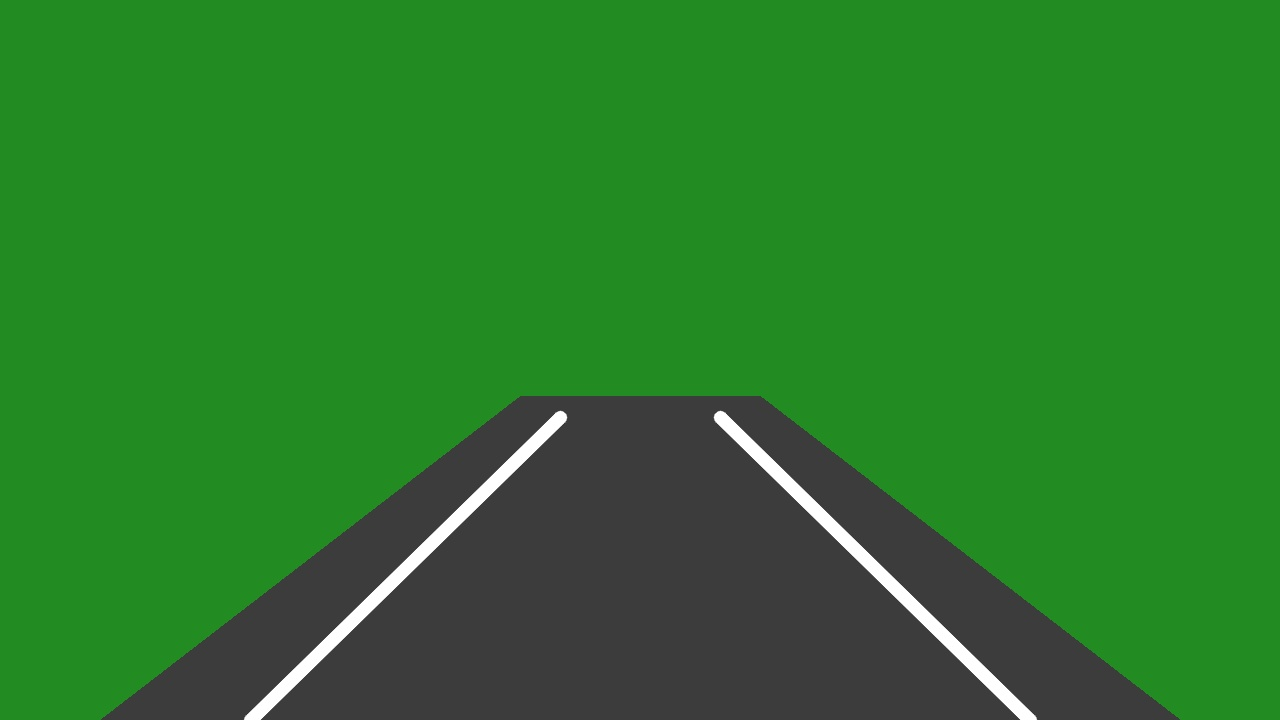
#> input picture data/sample/road.jpg, 1280 x 720 px
$ python -i preprocessor.py   (imports and definitions only)
#> lines starting #> are read from the running program, lines starting #| are printed output that depends on the picture; after the words box and inside, x2 and y2 are one past the last pixel; in counts of white or black regions, pixels touching at a corner belong together
### config.py
"""
Smart Road Lane Line Detection System — Global Configuration
=============================================================
All tunable parameters and constants for the CV pipeline,
Flask app, and evaluation modules.
"""

import os

# ─── Project Paths ─────────────────────────────────────────────────────────────
BASE_DIR = os.path.dirname(os.path.abspath(__file__))
DATA_DIR = os.path.join(BASE_DIR, "data")
OUTPUT_DIR = os.path.join(BASE_DIR, "output")
UPLOAD_DIR = os.path.join(BASE_DIR, "app", "static", "uploads")
PROCESSED_DIR = os.path.join(BASE_DIR, "app", "static", "processed")
SAMPLE_DIR = os.path.join(DATA_DIR, "sample")
REPORT_DIR = os.path.join(OUTPUT_DIR, "reports")

# Ensure directories exist
for d in [DATA_DIR, OUTPUT_DIR, UPLOAD_DIR, PROCESSED_DIR, SAMPLE_DIR,
          REPORT_DIR, os.path.join(OUTPUT_DIR, "images"),
          os.path.join(OUTPUT_DIR, "videos")]:
    os.makedirs(d, exist_ok=True)


# ─── Image Preprocessing ──────────────────────────────────────────────────────
GAUSSIAN_KERNEL_SIZE = 5          # Must be odd
CANNY_LOW_THRESHOLD = 50
CANNY_HIGH_THRESHOLD = 150
CLAHE_CLIP_LIMIT = 2.0
CLAHE_TILE_SIZE = (8, 8)


# ─── Region of Interest ───────────────────────────────────────────────────────
# ROI vertices as fractions of (width, height) — trapezoidal mask
# Format: [(x_frac, y_frac), ...] counter-clockwise from bottom-left
ROI_VERTICES_FRAC = [
    (0.05, 0.72),    # Bottom-left (at hood level to exclude dashboard)
    (0.40, 0.60),    # Top-left
    (0.60, 0.60),    # Top-right
    (0.95, 0.72),    # Bottom-right (at hood level to exclude dashboard)
]


# ─── Hough Line Transform ─────────────────────────────────────────────────────
HOUGH_RHO = 2                    # Distance resolution in pixels
HOUGH_THETA_DEGREES = 1          # Angle resolution in degrees
HOUGH_THRESHOLD = 50             # Minimum votes
HOUGH_MIN_LINE_LENGTH = 40       # Minimum line length in pixels
HOUGH_MAX_LINE_GAP = 150         # Maximum gap between segments


# ─── Lane Classification ──────────────────────────────────────────────────────
MIN_SLOPE = 0.3                  # Reject near-horizontal lines
MAX_SLOPE = 10.0                 # Reject near-vertical lines
LANE_EXTRAPOLATE_Y_TOP_FRAC = 0.60   # Extrapolate lanes up to this y-fraction
LANE_EXTRAPOLATE_Y_BOTTOM_FRAC = 0.72 # Extrapolate lanes down to the hood level
DASHBOARD_HOOD_Y_FRAC = 0.72          # Visual cutoff fraction for drawing overlays to exclude the hood
LANE_SMOOTHING_FACTOR = 0.7     # Exponential moving average alpha (0 = no smoothing, 1 = full history)


# ─── Lane Overlay Drawing ─────────────────────────────────────────────────────
LANE_LINE_COLOR = (0, 255, 0)    # Green (BGR)
LANE_LINE_THICKNESS = 8
LANE_FILL_COLOR = (180, 0, 180)  # Purple/Violet fill (BGR)
LANE_FILL_ALPHA = 0.35           # Transparency for lane fill polygon
WARNING_COLOR_SAFE = (0, 200, 0)       # Green
WARNING_COLOR_CAUTION = (0, 200, 255)  # Yellow/Orange
WARNING_COLOR_DANGER = (0, 0, 255)     # Red


# ─── Lane Departure Warning ───────────────────────────────────────────────────
DEPARTURE_THRESHOLD_CAUTION = 0.15   # Offset fraction for caution
DEPARTURE_THRESHOLD_DANGER = 0.30    # Offset fraction for danger


# ─── Curvature Estimation ─────────────────────────────────────────────────────
CURVATURE_POLY_DEGREE = 2         # Degree of polynomial for curve fitting
# Pixel-to-meter conversion factors (approximate for highway driving)
METERS_PER_PIXEL_Y = 30.0 / 720  # ~30 meters visible in 720px height
METERS_PER_PIXEL_X = 3.7 / 700   # ~3.7m lane width in ~700px


# ─── Flask App ─────────────────────────────────────────────────────────────────
FLASK_SECRET_KEY = "smart-lane-detection-2026"
FLASK_DEBUG = True
FLASK_HOST = "0.0.0.0"
FLASK_PORT = 5000
MAX_CONTENT_LENGTH = 100 * 1024 * 1024   # 100 MB max upload
ALLOWED_IMAGE_EXTENSIONS = {"png", "jpg", "jpeg", "bmp", "tiff"}
ALLOWED_VIDEO_EXTENSIONS = {"mp4", "avi", "mov", "mkv", "webm"}


# ─── Evaluation ────────────────────────────────────────────────────────────────
BENCHMARK_BRIGHTNESS_FACTORS = [0.5, 0.75, 1.0, 1.25, 1.5]
BENCHMARK_NOISE_LEVELS = [0, 10, 25, 50]
TARGET_FPS = 15  # Minimum acceptable FPS


# ─── Color Palette (for UI reference) ─────────────────────────────────────────
COLORS = {
    "primary_green": "#00C853",
    "primary_dark": "#009624",
    "accent_green": "#69F0AE",
    "white": "#FFFFFF",
    "off_white": "#F5F7FA",
    "dark_bg": "#0A1628",
    "dark_card": "#122240",
    "dark_surface": "#1A2D50",
    "text_primary": "#FFFFFF",
    "text_secondary": "#94A3B8",
    "success": "#00E676",
    "warning": "#FFD600",
    "danger": "#FF1744",
    "info": "#00B0FF",
}

### core/preprocessor.py
"""
Smart Lane Detection — Image Preprocessor
==========================================
Functions for converting frames to grayscale, applying Gaussian blur,
CLAHE adaptive histogram equalization, and Canny edge detection.
The `preprocess` function chains all steps into a single pipeline call.
"""

import os
import sys
import cv2
import numpy as np

sys.path.insert(0, os.path.join(os.path.dirname(__file__), '..'))
import config


def to_grayscale(frame):
    """Convert a BGR frame to grayscale.

    Parameters
    ----------
    frame : np.ndarray
        Input BGR image (H×W×3).

    Returns
    -------
    np.ndarray or None
        Single-channel grayscale image (H×W), or None if input is invalid.
    """
    if frame is None or not isinstance(frame, np.ndarray):
        return None
    # If already single-channel, return as-is
    if len(frame.shape) == 2:
        return frame.copy()
    if len(frame.shape) == 3 and frame.shape[2] == 1:
        return frame[:, :, 0].copy()
    return cv2.cvtColor(frame, cv2.COLOR_BGR2GRAY)


def apply_blur(frame, kernel_size=None):
    """Apply Gaussian blur to reduce noise.

    Parameters
    ----------
    frame : np.ndarray
        Input image (grayscale or color).
    kernel_size : int, optional
        Size of the Gaussian kernel (must be odd). Falls back to
        ``config.GAUSSIAN_KERNEL_SIZE``.

    Returns
    -------
    np.ndarray or None
        Blurred image, or None if input is invalid.
    """
    if frame is None or not isinstance(frame, np.ndarray):
        return None
    if kernel_size is None:
        kernel_size = config.GAUSSIAN_KERNEL_SIZE
    # Ensure kernel size is odd and positive
    kernel_size = max(1, kernel_size)
    if kernel_size % 2 == 0:
        kernel_size += 1
    return cv2.GaussianBlur(frame, (kernel_size, kernel_size), 0)


def detect_edges(frame, low=None, high=None):
    """Detect edges using the Canny algorithm.

    Parameters
    ----------
    frame : np.ndarray
        Input single-channel image (typically blurred grayscale).
    low : int, optional
        Lower hysteresis threshold. Defaults to ``config.CANNY_LOW_THRESHOLD``.
    high : int, optional
        Upper hysteresis threshold. Defaults to ``config.CANNY_HIGH_THRESHOLD``.

    Returns
    -------
    np.ndarray or None
        Binary edge map, or None if input is invalid.
    """
    if frame is None or not isinstance(frame, np.ndarray):
        return None
    if low is None:
        low = config.CANNY_LOW_THRESHOLD
    if high is None:
        high = config.CANNY_HIGH_THRESHOLD
    return cv2.Canny(frame, low, high)


def apply_clahe(frame):
    """Apply Contrast Limited Adaptive Histogram Equalization (CLAHE).

    CLAHE improves contrast in images with varying lighting conditions by
    operating on small tiles rather than the whole image.

    Parameters
    ----------
    frame : np.ndarray
        Single-channel grayscale image.

    Returns
    -------
    np.ndarray or None
        Enhanced grayscale image, or None if input is invalid.
    """
    if frame is None or not isinstance(frame, np.ndarray):
        return None
    # Ensure single-channel input
    if len(frame.shape) == 3:
        frame = cv2.cvtColor(frame, cv2.COLOR_BGR2GRAY)
    clahe = cv2.createCLAHE(
        clipLimit=config.CLAHE_CLIP_LIMIT,
        tileGridSize=config.CLAHE_TILE_SIZE,
    )
    return clahe.apply(frame)


def select_yellow_white(frame):
    """Create a mask to select white and yellow lane lines based on color thresholds.

    Parameters
    ----------
    frame : np.ndarray
        Input BGR image.

    Returns
    -------
    np.ndarray
        Binary mask selecting yellow and white pixels.
    """
    # Classify night driving: if average brightness is low, disable color mask to avoid headlight beam edges
    gray = cv2.cvtColor(frame, cv2.COLOR_BGR2GRAY)
    mean_brightness = np.mean(gray)
    if mean_brightness < 55.0:
        return np.zeros(gray.shape, dtype=np.uint8)

    # Convert BGR to HSV for yellow selection
    hsv = cv2.cvtColor(frame, cv2.COLOR_BGR2HSV)
    lower_yellow = np.array([15, 50, 80], dtype=np.uint8)
    upper_yellow = np.array([35, 255, 255], dtype=np.uint8)
    mask_yellow = cv2.inRange(hsv, lower_yellow, upper_yellow)

    # Convert BGR to HLS for white selection (L channel represents lightness)
    hls = cv2.cvtColor(frame, cv2.COLOR_BGR2HLS)
    lower_white = np.array([0, 190, 0], dtype=np.uint8)
    upper_white = np.array([255, 255, 255], dtype=np.uint8)
    mask_white = cv2.inRange(hls, lower_white, upper_white)

    return cv2.bitwise_or(mask_yellow, mask_white)


def preprocess(frame):
    """Full preprocessing pipeline: grayscale → Adaptive CLAHE → blur → Adaptive Canny + Color Mask edge boosting.

    Parameters
    ----------
    frame : np.ndarray
        Input BGR image (H×W×3).

    Returns
    -------
    tuple[np.ndarray, np.ndarray] or (None, None)
        ``(edges, enhanced_gray)`` where *edges* is the boosted Canny edge map
        and *enhanced_gray* is the CLAHE-enhanced grayscale image.
    """
    if frame is None or not isinstance(frame, np.ndarray):
        return None, None

    gray = to_grayscale(frame)
    if gray is None:
        return None, None

    # Calculate average brightness to adaptively tune preprocessor parameters for day vs night
    mean_brightness = np.mean(gray)
    is_night = mean_brightness < 55.0

    # 1. Contrast limited adaptive histogram equalization (CLAHE)
    if is_night:
        # Boost low-contrast details under headlight shadow regions at night
        clahe = cv2.createCLAHE(clipLimit=4.0, tileGridSize=config.CLAHE_TILE_SIZE)
        enhanced = clahe.apply(gray)
    else:
        enhanced = apply_clahe(gray)

    if enhanced is None:
        return None, None

    # 2. Gaussian Blur
    blurred = apply_blur(enhanced)
    if blurred is None:
        return None, None

    # 3. Canny Edge Detection
    if is_night:
        # Lower thresholds to pick up faint lane boundaries under shadows
        edges = detect_edges(blurred, low=40, high=100)
    else:
        edges = detect_edges(blurred)

    if edges is None:
        return None, None

    # 4. White & Yellow Color Edge Boosting (Daytime only)
    if not is_night:
        try:
            color_mask = select_yellow_white(frame)
            color_mask_blurred = cv2.GaussianBlur(color_mask, (5, 5), 0)
            color_edges = cv2.Canny(color_mask_blurred, 50, 150)
            edges = cv2.bitwise_or(edges, color_edges)
        except Exception:
            pass

    return edges, enhanced

>>> import cv2
>>> picture = cv2.imread('../data/sample/road.jpg')
#> picture is the input picture: shape (720, 1280, 3); mean B, G, R 42.5, 123.1, 42.5
>>> result = preprocess(picture)
#> in to_grayscale, `return cv2.cvtColor(frame, cv2.COLOR_BGR2GRAY)`:
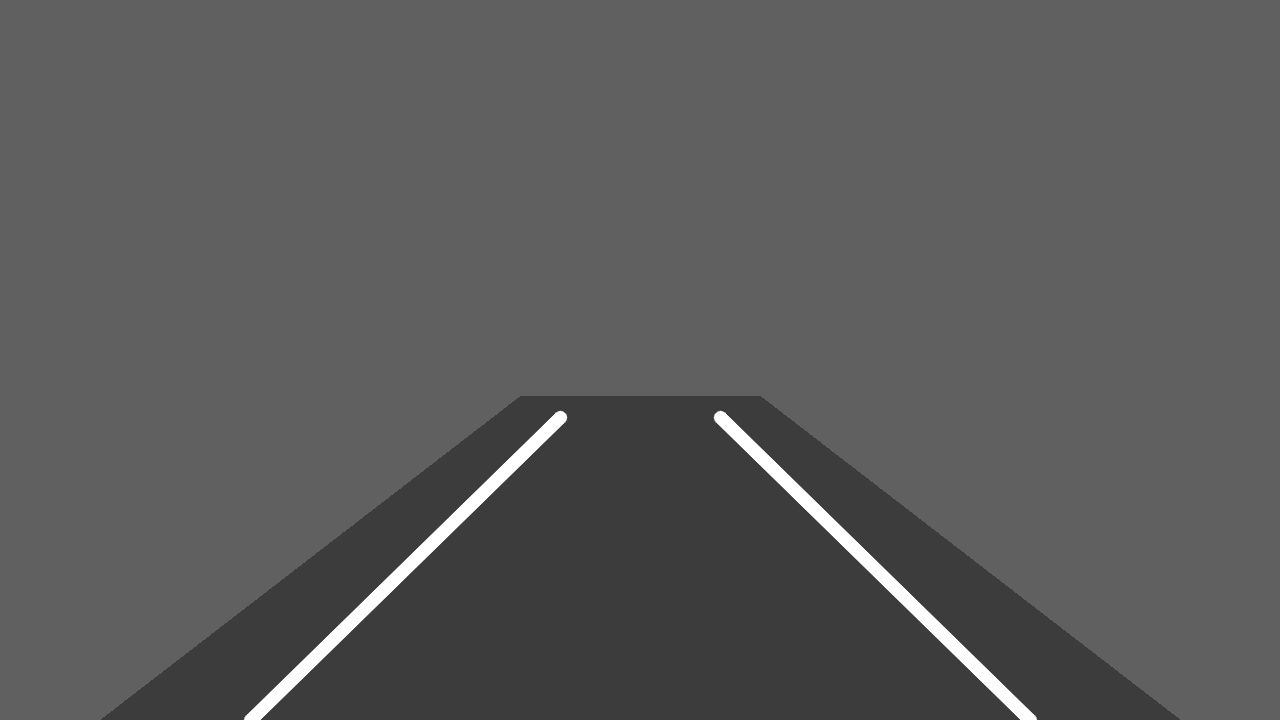
#> returned value: shape (720, 1280); min 52, max 255, mean 90.1
#> in preprocess, `mean_brightness = np.mean(gray)`: mean_brightness = 90.08
#> in preprocess, `is_night = mean_brightness < 55.0`: is_night = False
#> in detect_edges, `return cv2.Canny(frame, low, high)`:
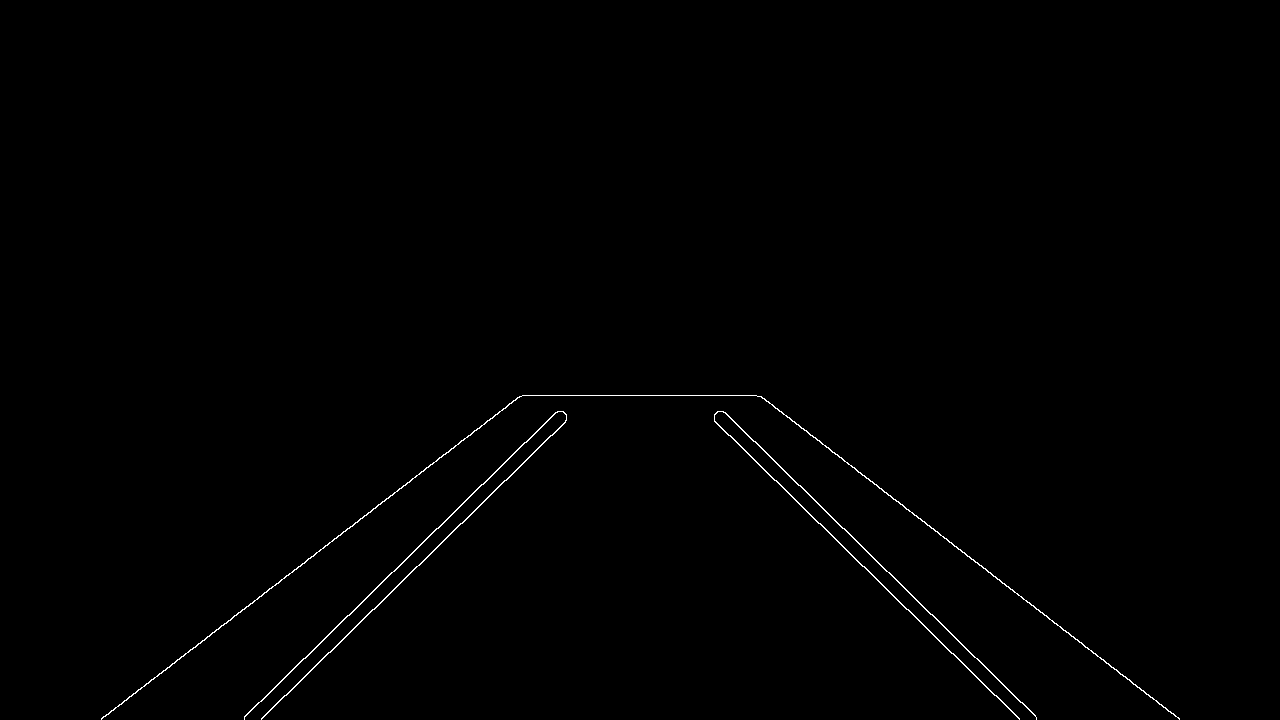
#> returned value: shape (720, 1280); 0.45% white in thin lines or dots, all inside (x1, y1, x2, y2) = (101, 395, 1180, 720)
#> in select_yellow_white, `mean_brightness = np.mean(gray)`: mean_brightness = 90.08
#> in select_yellow_white, `hsv = cv2.cvtColor(frame, cv2.COLOR_BGR2HSV)`: hsv: shape (720, 1280, 3); mean H, S, V 47.1, 148.5, 123.1
#> in select_yellow_white, `mask_yellow = cv2.inRange(hsv, lower_yellow, upper_yellow)`: mask_yellow: shape (720, 1280); every value is 0
#> in select_yellow_white, `hls = cv2.cvtColor(frame, cv2.COLOR_BGR2HLS)`: hls: shape (720, 1280, 3); mean of channels 0, 1, 2 47.1, 82.4, 119.2
#> in select_yellow_white, `mask_white = cv2.inRange(hls, lower_white, upper_white)`:
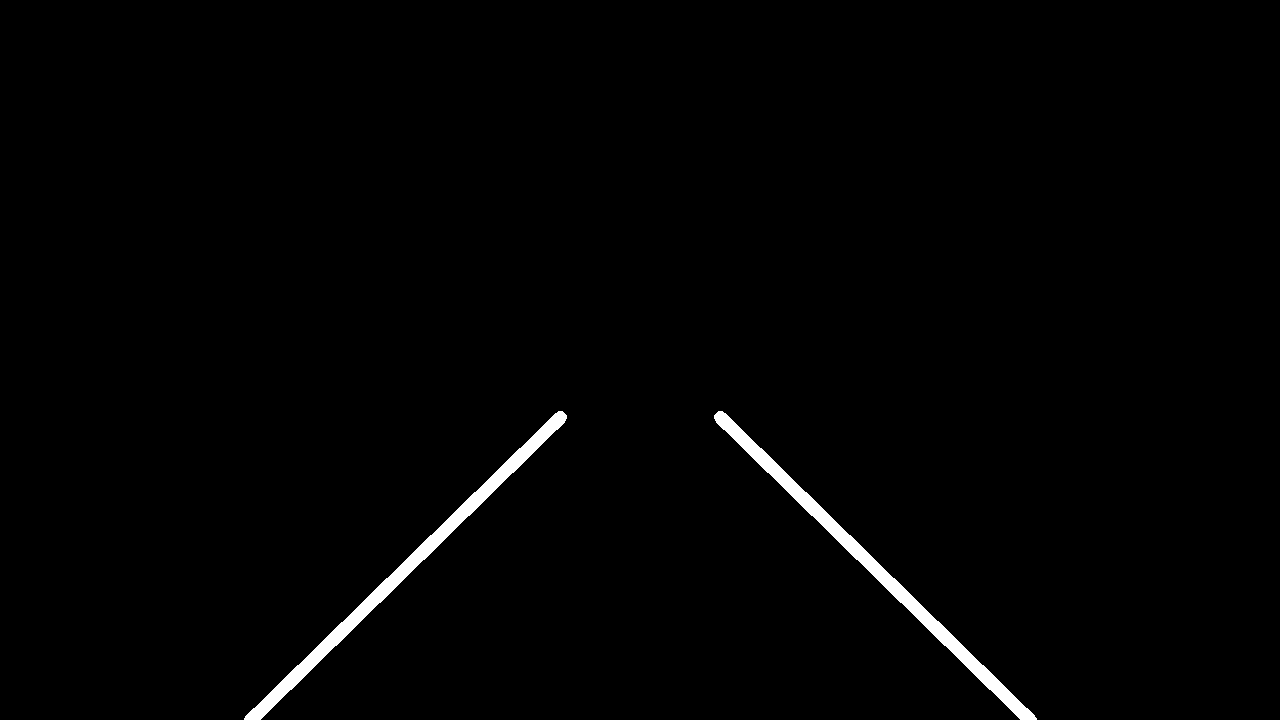
#> mask_white: shape (720, 1280); 1.2% white; 2 white regions, box (x1, y1, x2, y2) and area: (244, 411, 567, 720) 5677, (714, 411, 1037, 720) 5677
#> in preprocess, `color_edges = cv2.Canny(color_mask_blurred, 50, 150)`:
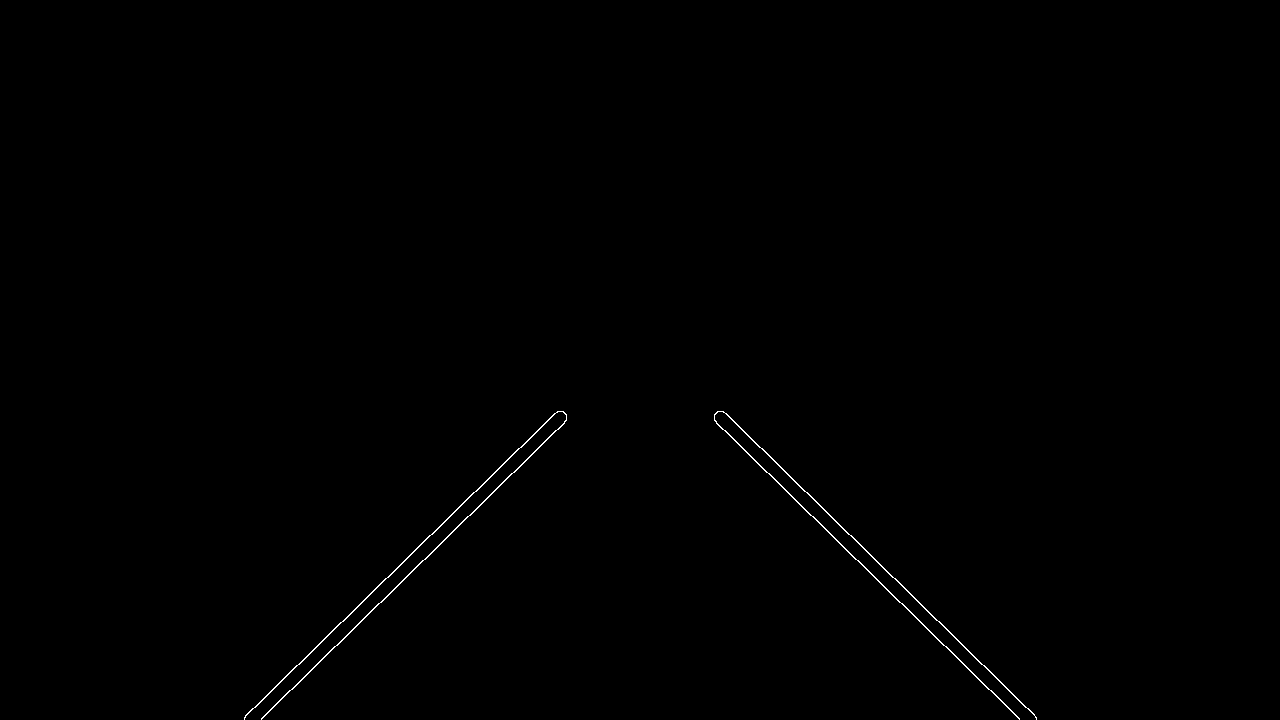
#> color_edges: shape (720, 1280); 0.27% white in thin lines or dots, all inside (x1, y1, x2, y2) = (244, 411, 1037, 720)
